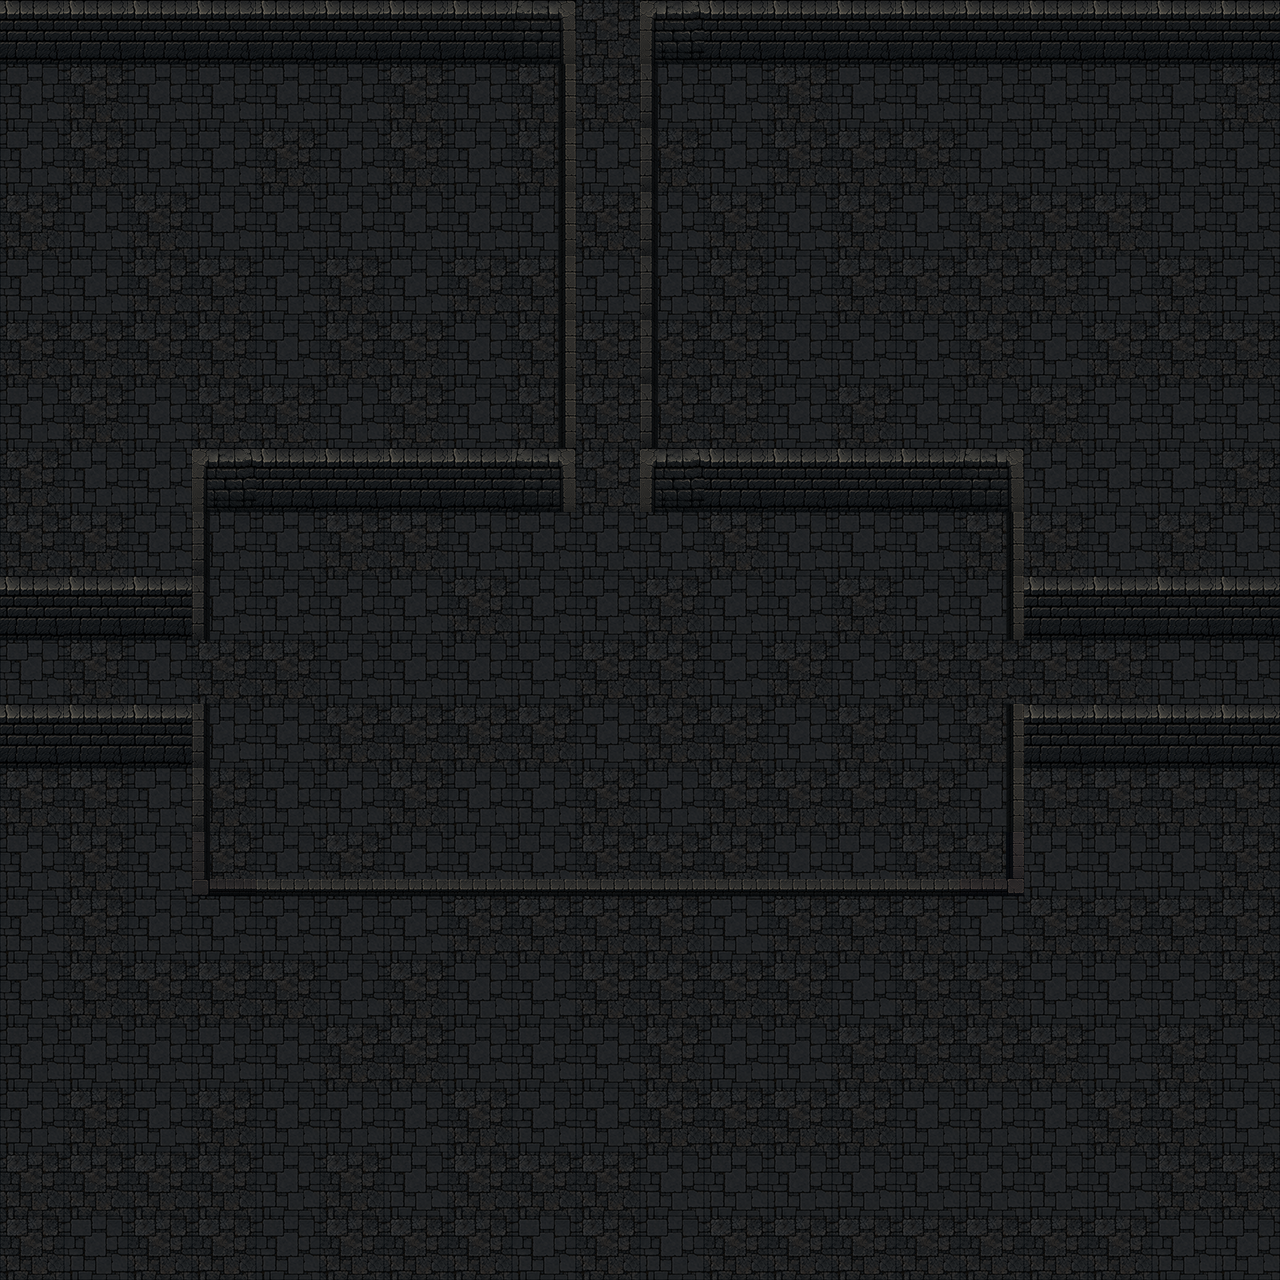

This is a level from a 2D game, rendered from its Tiled map with the project's own tilesets. A one-line summary and the complete map file follow:
An orthogonal 20x20 tile map with 64x64 px tiles, 2 tile layers (Ground, Walls) and 31 objects (4x Torch, 2x archer, 2x priest, brute, North, ...).

<map version="1.10" tiledversion="1.12.2" orientation="orthogonal" renderorder="right-down" width="20" height="20" tilewidth="64" tileheight="64" infinite="0" nextlayerid="7" nextobjectid="36">
 <tileset firstgid="1" source="act_3_environment_v1.tsx" />
 <layer id="1" name="Ground" width="20" height="20">
  <data encoding="csv">
4,4,4,2,2,2,4,4,4,4,2,2,4,4,2,4,2,2,4,2,
2,4,2,2,2,2,4,2,4,4,2,2,4,2,2,2,2,2,2,4,
2,4,2,2,4,2,4,2,4,2,4,2,4,4,4,2,2,2,2,2,
4,2,4,2,2,2,2,2,2,4,2,4,2,4,2,4,4,4,2,2,
2,2,4,4,2,4,2,4,4,2,2,4,2,4,4,4,4,2,4,2,
4,4,4,4,2,4,4,2,4,4,4,4,2,2,2,4,2,4,4,4,
2,4,2,4,4,2,4,2,4,4,4,4,2,4,2,2,4,2,2,2,
4,2,2,2,4,4,2,4,2,4,2,4,4,4,4,2,2,2,2,4,
4,4,2,2,2,4,4,2,2,2,2,4,2,2,2,4,4,2,4,2,
4,2,4,2,2,2,2,4,2,2,4,2,2,4,2,2,4,2,2,2,
2,4,2,4,4,2,2,2,2,4,4,2,4,2,4,4,4,4,2,2,
4,4,4,2,2,4,4,4,4,2,4,4,2,4,2,4,4,4,2,2,
4,4,2,4,2,2,4,2,2,4,2,4,4,4,4,2,4,4,4,4,
2,4,2,4,2,4,2,2,2,4,4,4,2,2,4,4,2,2,2,4,
2,4,2,2,2,2,2,4,4,4,4,2,4,4,4,2,4,4,4,4,
2,4,4,4,4,2,4,2,2,4,4,4,4,2,4,4,2,2,2,4,
2,2,2,2,2,4,4,2,2,2,4,2,2,4,4,4,4,2,4,2,
2,4,2,4,2,2,2,4,2,2,4,4,4,4,2,2,2,4,4,2,
4,4,4,4,2,4,2,4,4,4,2,2,2,2,2,2,2,2,4,4,
4,2,4,4,2,4,4,4,2,4,2,4,4,4,4,4,4,4,2,2
</data>
 </layer>
 <layer id="2" name="Walls" width="20" height="20">
  <data encoding="csv">
43,43,43,43,43,43,43,43,44,0,45,43,43,43,43,43,43,43,43,43,
0,0,0,0,0,0,0,0,14,0,12,0,0,0,0,0,0,0,0,0,
0,0,0,0,0,0,0,0,14,0,12,0,0,0,0,0,0,0,0,0,
0,0,0,0,0,0,0,0,14,0,12,0,0,0,0,0,0,0,0,0,
0,0,0,0,0,0,0,0,14,0,12,0,0,0,0,0,0,0,0,0,
0,0,0,0,0,0,0,0,14,0,12,0,0,0,0,0,0,0,0,0,
0,0,0,0,0,0,0,0,14,0,12,0,0,0,0,0,0,0,0,0,
0,0,0,45,43,43,43,43,44,0,45,43,43,43,43,44,0,0,0,0,
0,0,0,12,0,0,0,0,0,0,0,0,0,0,0,14,0,0,0,0,
43,43,43,12,0,0,0,0,0,0,0,0,0,0,0,14,43,43,43,43,
0,0,0,0,0,0,0,0,0,0,0,0,0,0,0,0,0,0,0,0,
43,43,43,12,0,0,0,0,0,0,0,0,0,0,0,14,43,43,43,43,
0,0,0,12,0,0,0,0,0,0,0,0,0,0,0,14,0,0,0,0,
0,0,0,39,22,22,22,22,22,22,22,22,22,22,22,38,0,0,0,0,
0,0,0,0,0,0,0,0,0,0,0,0,0,0,0,0,0,0,0,0,
0,0,0,0,0,0,0,0,0,0,0,0,0,0,0,0,0,0,0,0,
0,0,0,0,0,0,0,0,0,0,0,0,0,0,0,0,0,0,0,0,
0,0,0,0,0,0,0,0,0,0,0,0,0,0,0,0,0,0,0,0,
0,0,0,0,0,0,0,0,0,0,0,0,0,0,0,0,0,0,0,0,
0,0,0,0,0,0,0,0,0,0,0,0,0,0,0,0,0,0,0,0
</data>
 </layer>
 <objectgroup id="3" name="Entities">
  <object id="16" name="archer" x="296" y="595.333">
   <point />
  </object>
  <object id="17" name="archer" x="874.667" y="586">
   <point />
  </object>
  <object id="18" name="brute" x="611.333" y="842.667">
   <point />
  </object>
  <object id="19" name="priest" x="316" y="843.333">
   <point />
  </object>
  <object id="20" name="priest" x="927.333" y="844">
   <point />
  </object>
  <object id="21" name="Torch" x="292" y="486">
   <point />
  </object>
  <object id="22" name="Torch" x="432.667" y="484">
   <point />
  </object>
  <object id="23" name="Torch" x="744.667" y="480">
   <point />
  </object>
  <object id="24" name="Torch" x="877.333" y="483.333">
   <point />
  </object>
 </objectgroup>
 <objectgroup id="6" name="Connectors">
  <object id="26" name="North" x="605" y="30">
   <point />
  </object>
  <object id="27" name="West" x="22" y="676">
   <point />
  </object>
  <object id="28" name="East" x="1252" y="679">
   <point />
  </object>
 </objectgroup>
 <objectgroup id="4" name="Blocked">
  <object id="1" x="201" y="457" width="360" height="41" />
  <object id="2" x="655" y="460" width="353" height="36" />
  <object id="3" x="1029" y="588" width="244" height="35" />
  <object id="4" x="1035" y="713" width="238" height="40" />
  <object id="5" x="14" y="716" width="170" height="32" />
  <object id="6" x="11" y="590" width="165" height="39" />
  <object id="30" x="509" y="18" width="40" height="430" />
  <object id="31" x="667" y="13" width="45" height="444" />
  <object id="32" x="148" y="459" width="39" height="120" />
  <object id="33" x="1034" y="463" width="44" height="112" />
  <object id="34" x="1034" y="772" width="42" height="112" />
  <object id="35" x="139" y="760" width="43" height="115" />
 </objectgroup>
 <objectgroup id="5" name="Barriers">
  <object id="7" x="195" y="491" width="7" height="132" />
  <object id="9" x="194" y="709.667" width="9.66667" height="177" />
  <object id="10" x="210.667" y="880.667" width="809.333" height="9.33333" />
  <object id="11" x="1017.33" y="707.333" width="2.66667" height="174.667" />
  <object id="12" x="1014" y="456.667" width="8" height="171.333" />
  <object id="13" x="566.667" y="2" width="4" height="502.667" />
  <object id="14" x="643.333" y="4" width="9.33333" height="501.333" />
 </objectgroup>
</map>
